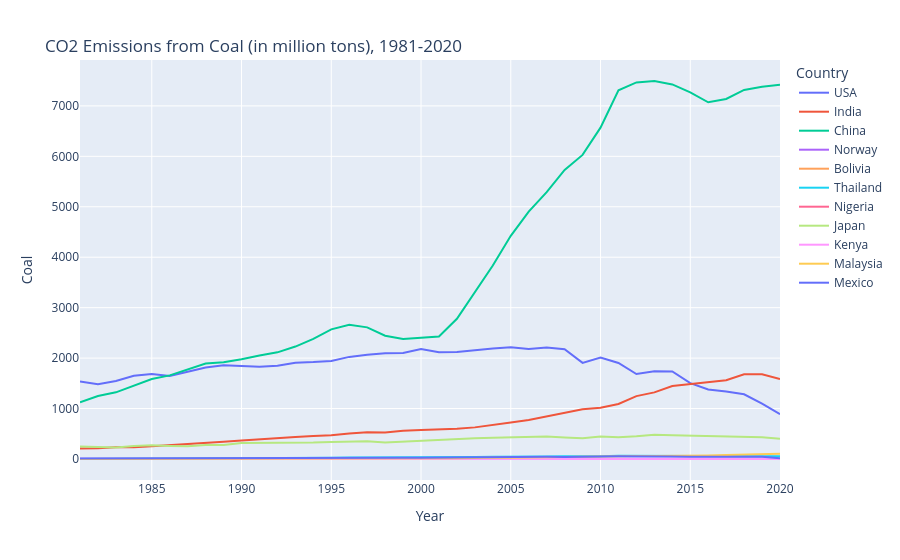

The cell this chart's notebook holds for it:
### Code cell
fig=px.line(data_subset, x='Year', y='Coal', color='Country')

fig.update_layout(
    title_text='<br>CO2 Emissions from Coal (in million tons), 1981-2020',
    annotations = [dict(
        x=0.5,
        y=-0.3,    
        xref='paper',
        yref='paper',
        text='',
        showarrow = False
    )]
)
fig.show()

### Figure 1 — Plotly figure (JSON) as saved in the notebook; plotly's stock layout.template omitted (floating-point values rounded to 4 significant figures)
{"data": [{"hovertemplate": "Country=USA<br>Year=%{x}<br>Coal=%{y}<extra></extra>", "legendgroup": "USA", "line": {"color": "#636efa", "dash": "solid"}, "marker": {"symbol": "circle"}, "mode": "lines", "name": "USA", "orientation": "v", "showlegend": true, "type": "scatter", "x": [1981, 1982, 1983, 1984, 1985, 1986, 1987, 1988, 1989, 1990, 1991, 1992, 1993, 1994, 1995, 1996, 1997, 1998, 1999, 2000, 2001, 2002, 2003, 2004, 2005, 2006, 2007, 2008, 2009, 2010, 2011, 2012, 2013, 2014, 2015, 2016, 2017, 2018, 2019, 2020], "xaxis": "x", "y": [1536.0, 1483.0, 1546.0, 1651.0, 1684.0, 1647.0, 1729.0, 1814.0, 1860.0, 1842.0, 1828.0, 1851.0, 1908.0, 1921.0, 1942.0, 2024.0, 2067.0, 2095.0, 2100.0, 2180.0, 2115.0, 2119.0, 2159.0, 2190.0, 2215.0, 2183.0, 2209.0, 2174.0, 1906.0, 2013.0, 1904.0, 1684.0, 1741.0, 1735.0, 1505.0, 1380.0, 1339.0, 1284.0, 1099.0, 888.6], "yaxis": "y"}, {"hovertemplate": "Country=India<br>Year=%{x}<br>Coal=%{y}<extra></extra>", "legendgroup": "India", "line": {"color": "#EF553B", "dash": "solid"}, "marker": {"symbol": "circle"}, "mode": "lines", "name": "India", "orientation": "v", "showlegend": true, "type": "scatter", "x": [1981, 1982, 1983, 1984, 1985, 1986, 1987, 1988, 1989, 1990, 1991, 1992, 1993, 1994, 1995, 1996, 1997, 1998, 1999, 2000, 2001, 2002, 2003, 2004, 2005, 2006, 2007, 2008, 2009, 2010, 2011, 2012, 2013, 2014, 2015, 2016, 2017, 2018, 2019, 2020], "xaxis": "x", "y": [210.6, 213.4, 232.9, 231.8, 253.6, 273.6, 292.3, 317.6, 340.1, 367.0, 393.6, 412.0, 433.7, 456.4, 472.4, 505.2, 528.5, 524.9, 561.3, 573.7, 582.9, 599.5, 626.8, 670.9, 722.5, 774.7, 843.7, 912.1, 985.3, 1017.0, 1091.0, 1247.0, 1321.0, 1448.0, 1488.0, 1530.0, 1561.0, 1678.0, 1678.0, 1588.0], "yaxis": "y"}, {"hovertemplate": "Country=China<br>Year=%{x}<br>Coal=%{y}<extra></extra>", "legendgroup": "China", "line": {"color": "#00cc96", "dash": "solid"}, "marker": {"symbol": "circle"}, "mode": "lines", "name": "China", "orientation": "v", "showlegend": true, "type": "scatter", "x": [1981, 1982, 1983, 1984, 1985, 1986, 1987, 1988, 1989, 1990, 1991, 1992, 1993, 1994, 1995, 1996, 1997, 1998, 1999, 2000, 2001, 2002, 2003, 2004, 2005, 2006, 2007, 2008, 2009, 2010, 2011, 2012, 2013, 2014, 2015, 2016, 2017, 2018, 2019, 2020], "xaxis": "x", "y": [1125.0, 1249.0, 1322.0, 1454.0, 1585.0, 1657.0, 1770.0, 1893.0, 1920.0, 1977.0, 2050.0, 2115.0, 2229.0, 2381.0, 2570.0, 2660.0, 2610.0, 2445.0, 2378.0, 2396.0, 2429.0, 2779.0, 3319.0, 3835.0, 4424.0, 4905.0, 5290.0, 5729.0, 6029.0, 6569.0, 7310.0, 7465.0, 7493.0, 7425.0, 7267.0, 7071.0, 7137.0, 7316.0, 7378.0, 7421.0], "yaxis": "y"}, {"hovertemplate": "Country=Norway<br>Year=%{x}<br>Coal=%{y}<extra></extra>", "legendgroup": "Norway", "line": {"color": "#ab63fa", "dash": "solid"}, "marker": {"symbol": "circle"}, "mode": "lines", "name": "Norway", "orientation": "v", "showlegend": true, "type": "scatter", "x": [1981, 1982, 1983, 1984, 1985, 1986, 1987, 1988, 1989, 1990, 1991, 1992, 1993, 1994, 1995, 1996, 1997, 1998, 1999, 2000, 2001, 2002, 2003, 2004, 2005, 2006, 2007, 2008, 2009, 2010, 2011, 2012, 2013, 2014, 2015, 2016, 2017, 2018, 2019, 2020], "xaxis": "x", "y": [3.88, 3.934, 3.989, 4.044, 4.099, 4.154, 4.208, 4.345, 4.482, 4.186, 3.762, 3.814, 4.195, 4.617, 4.671, 4.66, 4.826, 5.13, 5.015, 4.971, 4.613, 4.041, 3.866, 4.356, 3.905, 3.4, 3.713, 3.854, 2.868, 3.648, 3.785, 3.756, 3.871, 4.088, 3.964, 4.062, 4.204, 4.066, 4.085, 4.083], "yaxis": "y"}, {"hovertemplate": "Country=Bolivia<br>Year=%{x}<br>Coal=%{y}<extra></extra>", "legendgroup": "Bolivia", "line": {"color": "#FFA15A", "dash": "solid"}, "marker": {"symbol": "circle"}, "mode": "lines", "name": "Bolivia", "orientation": "v", "showlegend": true, "type": "scatter", "x": [1981, 1982, 1983, 1984, 1985, 1986, 1987, 1988, 1989, 1990, 1991, 1992, 1993, 1994, 1995, 1996, 1997, 1998, 1999, 2000, 2001, 2002, 2003, 2004, 2005, 2006, 2007, 2008, 2009, 2010, 2011, 2012, 2013, 2014, 2015, 2016, 2017, 2018, 2019, 2020], "xaxis": "x", "y": [0.003664, 0.003661, 0.003664, 0, 0, 0, 0, 0, 0, 0, 0, 0, 0, 0, 0, 0, 0, 0, 0, 0, 0, 0, 0, 0, 0, 0, 0, 0, 0, 0, 0.003663, 0, 0.003664, 0.01466, 0.01466, 0.01466, 0.02565, 0.02198, 0.0146, 0.0146], "yaxis": "y"}, {"hovertemplate": "Country=Thailand<br>Year=%{x}<br>Coal=%{y}<extra></extra>", "legendgroup": "Thailand", "line": {"color": "#19d3f3", "dash": "solid"}, "marker": {"symbol": "circle"}, "mode": "lines", "name": "Thailand", "orientation": "v", "showlegend": true, "type": "scatter", "x": [1981, 1982, 1983, 1984, 1985, 1986, 1987, 1988, 1989, 1990, 1991, 1992, 1993, 1994, 1995, 1996, 1997, 1998, 1999, 2000, 2001, 2002, 2003, 2004, 2005, 2006, 2007, 2008, 2009, 2010, 2011, 2012, 2013, 2014, 2015, 2016, 2017, 2018, 2019, 2020], "xaxis": "x", "y": [1.847, 2.576, 2.451, 2.781, 5.98, 6.108, 7.746, 8.277, 9.933, 13.59, 15.62, 16.69, 18.12, 20.53, 24.07, 30.32, 30.41, 24.52, 27.76, 30.08, 34.76, 35.12, 37.64, 42.2, 41.19, 45.25, 51.61, 56.3, 52.98, 56.14, 62.9, 63.3, 66.22, 60.87, 64.62, 59.1, 62.76, 60.59, 54.0, 55.01], "yaxis": "y"}, {"hovertemplate": "Country=Nigeria<br>Year=%{x}<br>Coal=%{y}<extra></extra>", "legendgroup": "Nigeria", "line": {"color": "#FF6692", "dash": "solid"}, "marker": {"symbol": "circle"}, "mode": "lines", "name": "Nigeria", "orientation": "v", "showlegend": true, "type": "scatter", "x": [1981, 1982, 1983, 1984, 1985, 1986, 1987, 1988, 1989, 1990, 1991, 1992, 1993, 1994, 1995, 1996, 1997, 1998, 1999, 2000, 2001, 2002, 2003, 2004, 2005, 2006, 2007, 2008, 2009, 2010, 2011, 2012, 2013, 2014, 2015, 2016, 2017, 2018, 2019, 2020], "xaxis": "x", "y": [0.2858, 0.1612, 0.1539, 0.2015, 0.37, 0.2968, 0.2052, 0.1612, 0.1429, 0.1649, 0.1905, 0.1392, 0.02198, 0.06595, 0.0513, 0.02198, 0.02565, 0.03298, 0.04397, 0.007328, 0.007328, 0.1136, 0.06229, 0.02198, 0.02198, 0.02198, 0.06229, 0.08427, 0.0916, 0.1026, 0.08427, 0.1282, 0.1172, 0.1209, 0.1246, 0.1209, 0.1209, 0.1246, 0.1177, 0.1064], "yaxis": "y"}, {"hovertemplate": "Country=Japan<br>Year=%{x}<br>Coal=%{y}<extra></extra>", "legendgroup": "Japan", "line": {"color": "#B6E880", "dash": "solid"}, "marker": {"symbol": "circle"}, "mode": "lines", "name": "Japan", "orientation": "v", "showlegend": true, "type": "scatter", "x": [1981, 1982, 1983, 1984, 1985, 1986, 1987, 1988, 1989, 1990, 1991, 1992, 1993, 1994, 1995, 1996, 1997, 1998, 1999, 2000, 2001, 2002, 2003, 2004, 2005, 2006, 2007, 2008, 2009, 2010, 2011, 2012, 2013, 2014, 2015, 2016, 2017, 2018, 2019, 2020], "xaxis": "x", "y": [247.4, 242.6, 229.8, 260.2, 271.8, 257.5, 250.4, 278.5, 277.1, 317.9, 317.8, 312.1, 317.6, 325.2, 335.1, 344.0, 349.5, 327.3, 345.2, 372.0, 381.1, 398.3, 411.7, 419.6, 430.2, 427.3, 444.8, 426.1, 411.1, 445.7, 430.3, 449.8, 481.0, 472.2, 465.6, 456.4, 458.3, 441.8, 432.1, 403.0], "yaxis": "y"}, {"hovertemplate": "Country=Kenya<br>Year=%{x}<br>Coal=%{y}<extra></extra>", "legendgroup": "Kenya", "line": {"color": "#FF97FF", "dash": "solid"}, "marker": {"symbol": "circle"}, "mode": "lines", "name": "Kenya", "orientation": "v", "showlegend": true, "type": "scatter", "x": [1981, 1982, 1983, 1984, 1985, 1986, 1987, 1988, 1989, 1990, 1991, 1992, 1993, 1994, 1995, 1996, 1997, 1998, 1999, 2000, 2001, 2002, 2003, 2004, 2005, 2006, 2007, 2008, 2009, 2010, 2011, 2012, 2013, 2014, 2015, 2016, 2017, 2018, 2019, 2020], "xaxis": "x", "y": [0.2382, 0.08794, 0.2453, 0.3151, 0.2308, 0.2272, 0.2453, 0.3004, 0.3517, 0.403, 0.3517, 0.4214, 0.3515, 0.2931, 0.3699, 0.3517, 0.2454, 0.1978, 0.1942, 0.1759, 0.1759, 0.2639, 0.2455, 0.2858, 0.3333, 0.4433, 0.3995, 0.4104, 0.3664, 0.6265, 1.015, 0.9087, 1.004, 1.246, 1.322, 1.304, 1.227, 1.839, 1.559, 1.621], "yaxis": "y"}, {"hovertemplate": "Country=Malaysia<br>Year=%{x}<br>Coal=%{y}<extra></extra>", "legendgroup": "Malaysia", "line": {"color": "#FECB52", "dash": "solid"}, "marker": {"symbol": "circle"}, "mode": "lines", "name": "Malaysia", "orientation": "v", "showlegend": true, "type": "scatter", "x": [1981, 1982, 1983, 1984, 1985, 1986, 1987, 1988, 1989, 1990, 1991, 1992, 1993, 1994, 1995, 1996, 1997, 1998, 1999, 2000, 2001, 2002, 2003, 2004, 2005, 2006, 2007, 2008, 2009, 2010, 2011, 2012, 2013, 2014, 2015, 2016, 2017, 2018, 2019, 2020], "xaxis": "x", "y": [0.3847, 0.3554, 0.9929, 1.092, 1.44, 1.063, 1.301, 1.161, 4.804, 5.412, 6.071, 6.324, 5.386, 6.232, 6.331, 7.738, 6.375, 6.284, 5.207, 7.874, 9.93, 12.55, 18.21, 31.72, 26.11, 26.63, 29.93, 38.04, 46.59, 55.34, 55.54, 59.87, 57.99, 57.87, 66.32, 71.04, 78.61, 84.15, 86.19, 102.6], "yaxis": "y"}, {"hovertemplate": "Country=Mexico<br>Year=%{x}<br>Coal=%{y}<extra></extra>", "legendgroup": "Mexico", "line": {"color": "#636efa", "dash": "solid"}, "marker": {"symbol": "circle"}, "mode": "lines", "name": "Mexico", "orientation": "v", "showlegend": true, "type": "scatter", "x": [1981, 1982, 1983, 1984, 1985, 1986, 1987, 1988, 1989, 1990, 1991, 1992, 1993, 1994, 1995, 1996, 1997, 1998, 1999, 2000, 2001, 2002, 2003, 2004, 2005, 2006, 2007, 2008, 2009, 2010, 2011, 2012, 2013, 2014, 2015, 2016, 2017, 2018, 2019, 2020], "xaxis": "x", "y": [8.559, 10.34, 10.65, 10.57, 12.89, 12.42, 11.59, 11.05, 12.33, 15.89, 15.51, 14.81, 18.2, 20.25, 22.27, 25.2, 25.57, 26.27, 26.0, 26.7, 30.64, 34.7, 42.46, 37.88, 46.81, 50.29, 45.84, 40.78, 40.81, 51.05, 56.04, 49.22, 49.98, 48.94, 44.11, 47.62, 48.53, 45.99, 43.91, 16.94], "yaxis": "y"}], "layout": {"annotations": [{"showarrow": false, "text": "", "x": 0.5, "xref": "paper", "y": -0.3, "yref": "paper"}], "autosize": true, "legend": {"title": {"text": "Country"}, "tracegroupgap": 0}, "margin": {"t": 60}, "title": {"text": "<br>CO2 Emissions from Coal (in million tons), 1981-2020"}, "xaxis": {"anchor": "y", "autorange": true, "domain": [0, 1], "range": [1981, 2020], "title": {"text": "Year"}, "type": "linear"}, "yaxis": {"anchor": "x", "autorange": true, "domain": [0, 1], "range": [-416.3, 7910.0], "title": {"text": "Coal"}, "type": "linear"}}}
